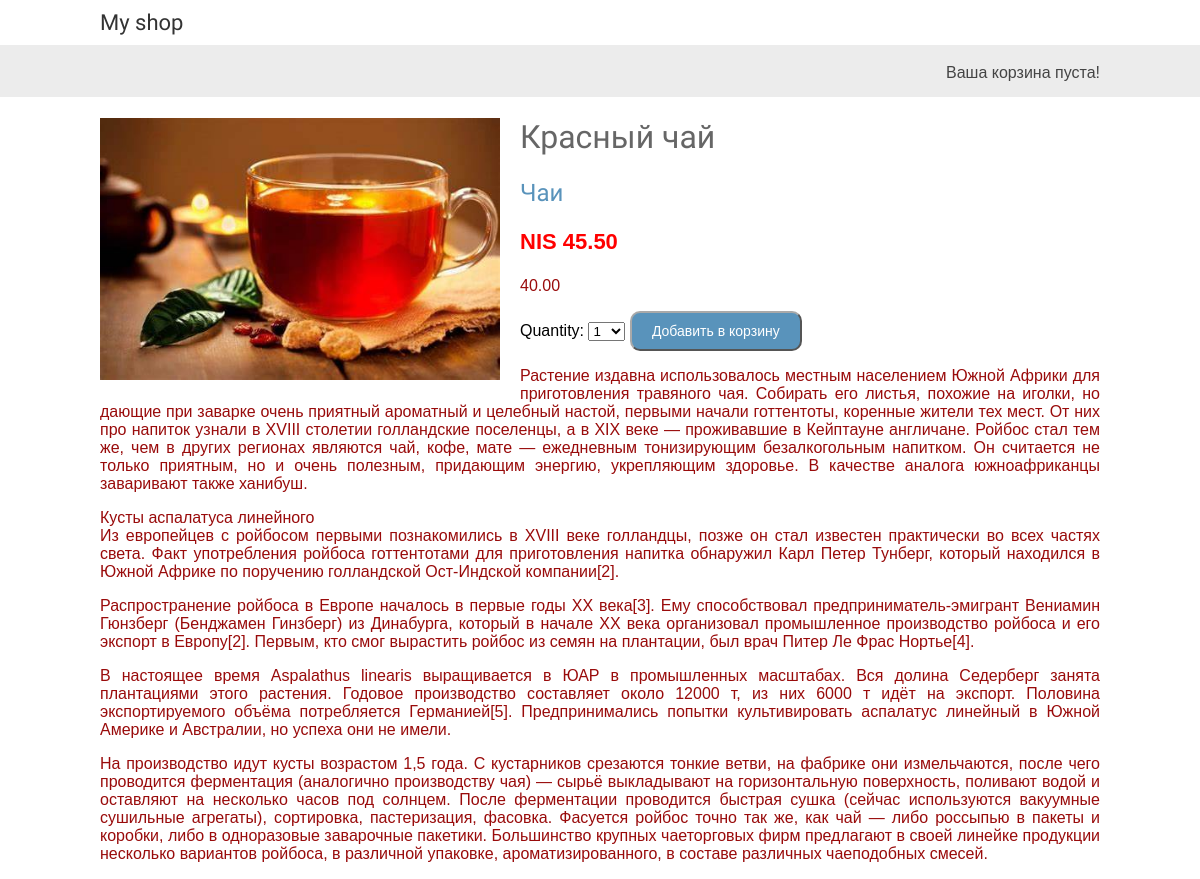
/2/krasnyj-chaj/, run on an earlier commit of the app's database.
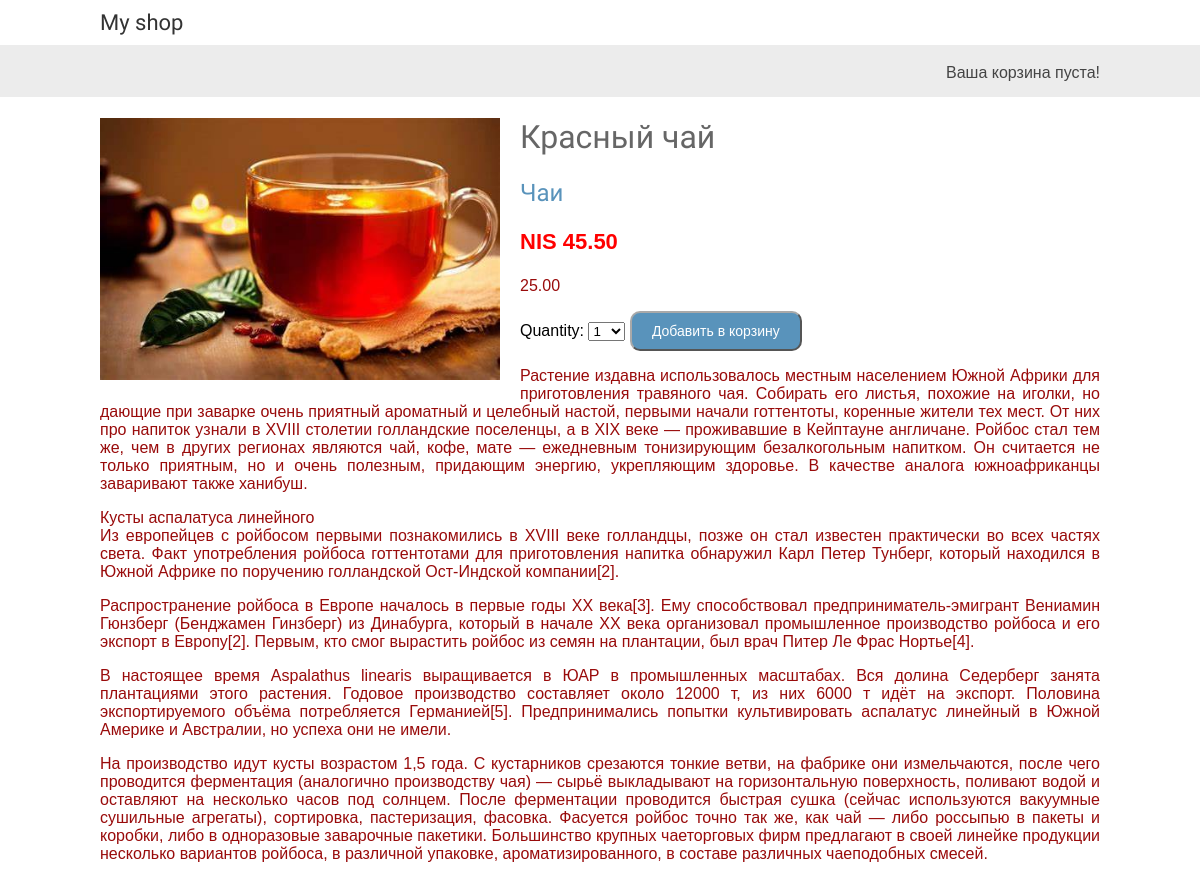
And on a later commit of the database.
### shop/models.py (models this page shows, shortened)
class Product(models.Model):
    category = models.ForeignKey(Category,
                                 related_name='products',
                                 on_delete=models.CASCADE)
    name = models.CharField(max_length=200)
    slug = models.SlugField(max_length=200)
    image = models.ImageField(upload_to='products/%Y/%m/%d',
                              blank=True)
    description = models.TextField(blank=True)
    price = models.DecimalField(max_digits=10,
                                decimal_places=2)
    stock = models.DecimalField(max_digits=4,decimal_places=2)
    available = models.BooleanField(default=True)
    created = models.DateTimeField(auto_now_add=True)
    updated = models.DateTimeField(auto_now=True)
    class Meta:
        ordering = ['name']
        indexes = [
            models.Index(fields=['id', 'slug']),
            models.Index(fields=['name']),
            models.Index(fields=['-created']),
        ]

class Category(models.Model):
    name = models.CharField(max_length=200)
    slug = models.SlugField(max_length=200,
                            unique=True)
    class Meta:
        ordering = ['name']
        indexes = [
            models.Index(fields=['name']),
        ]
        verbose_name = 'category'
        verbose_name_plural = 'categories'
    def __str__(self):
        return self.name
    def get_absolute_url(self):
        return reverse('shop:product_list_by_category',
                       args=[self.slug])

### shop/views.py (the view)
# urls.py: path('<int:id>/<slug:slug>/', views.product_detail,
def product_detail(request, id, slug):
    product = get_object_or_404(Product,
                                id=id,
                                slug=slug,
                                available=True)
    pquant = int(product.stock+1)
    cart_product_form = CartAddProductsForm(pquant=pquant)
    quant = cart.Cart(request).productq(str(id))
    if pquant !=1:
        return render(request,
                    'shop/product/detail.html',
                    {'product': product,
                     'yescart': True,
                     'quant': quant,
                     'cart_product_form':cart_product_form})
    else:
        return render(request,
                      'shop/product/detail.html',
                      'quant',
                      {'product': product,})

### cart/forms.py
class CartAddProductsForm(forms.Form ):
    quantity = forms.TypedChoiceField(choices=PRODUCT_QUANTITY_CHOICES, coerce=int)
    override = forms.BooleanField(required=False, initial=False, widget=forms.HiddenInput)
    def __init__(self, *args, **kwargs):
        if 'pquant' in kwargs.keys():
            pquant = kwargs.pop('pquant')
        else:
            pquant = 1
        super(CartAddProductsForm, self).__init__(*args, **kwargs)
        if pquant >1 and pquant < 21:
            self.fields["quantity"].choices = [
            (i, str(i)) for i in range(1, pquant)]

### cart/cart.py (called while the page is built)
    def productq(self, product_id):
        if product_id in self.cart.keys():
            return self.cart[product_id]['quantity']
        return 0

    def __len__(self):
        return sum(item['quantity'] for item in self.cart.values())

### cart/context_processors.py (called while the page is built)
def cart(request):
    return {'cart': Cart(request)}

### shop/templates/shop/product/detail.html (shortened to what this page needs)
{% extends "shop/base.html" %}
{% load static %}
{% block content %}
  <div class="product-detail">
    <img src="{% if product.image %}{{ product.image.url }}{% else %}
    {% static "img/no_image.png" %}{% endif %}">
    <h1>{{ product.name }}</h1>
    <h2>
      <a href="{{ product.category.get_absolute_url }}">
        {{ product.category }}
      </a>
    </h2>
    <p class="price">NIS {{ product.price }}</p>
    <p class="In stock: ">{{ product.stock }}</p>
    <form action ="{% url "cart:cart_add" product.id %}" method="post">
      {{cart_product_form}}
      <input type="submit" value = "Добавить в корзину">
    </form>
    <p class="description">{{ product.description|linebreaks }}</p>
  </div>
{% endblock %}

What changed in the data, as far as the page shows it:
changed Product "Красный чай": stock "40.00" → "25.00"
